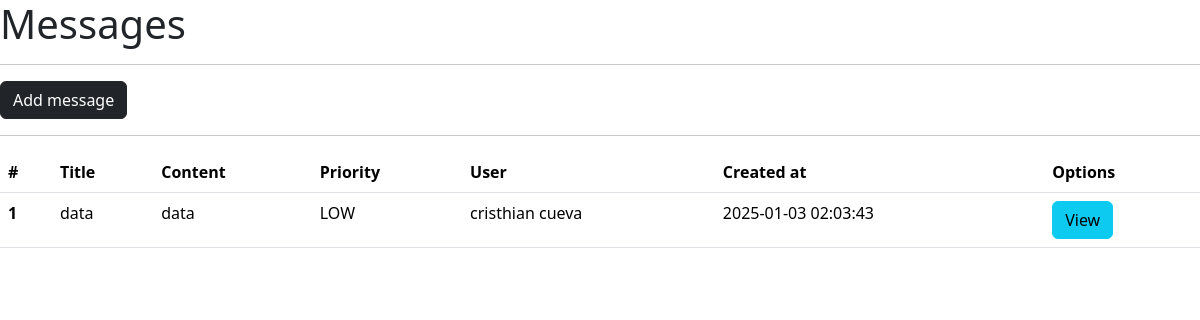
Screenshot of /messages/ with the database file from the repository.
### main.py (models this page shows, shortened)
class Message(db.Model):
    __tablename__ = "messages"
    id = db.Column(db.Integer, primary_key=True, autoincrement=True)
    title = db.Column(db.String(50))
    content = db.Column(db.Text)
    priority = db.Column(db.String(10)) # LOW,HIGH
    created_at = db.Column(db.DateTime(timezone=True), server_default=func.now())
    user_id = db.Column(db.Integer, db.ForeignKey("users.id"))
    user = db.relationship("User", backref="user")

class User(db.Model):
    __tablename__ = "users"
    id = db.Column(db.Integer, primary_key=True, autoincrement=True)
    first_name = db.Column(db.String(150))
    last_name = db.Column(db.String(150))
    age = db.Column(db.Integer)
    country = db.Column(db.String(10))
    city = db.Column(db.String(150))
    created_at = db.Column(db.DateTime(timezone=True), server_default=func.now())

### main.py (the view)
@app.route("/messages/")
def messages():
    data = Message.query.all()
    return render_template("messages.html", items=data)

### templates/messages.html (shortened to what this page needs)
<!doctype html>
<html lang="en">
  <head>
    <link href="https://cdn.jsdelivr.net/npm/bootstrap@5.3.3/dist/css/bootstrap.min.css" rel="stylesheet">
  </head>
  <body>
    <h1>Messages</h1>
    <hr>
    <a href="{{ url_for('messages_add') }}" class="btn btn-dark">Add message</a>
    <hr>
    <table class="table">
        <thead>
          <tr>
            <th scope="col">#</th>
            <th scope="col">Title</th>
            <th scope="col">Content</th>
            <th scope="col">Priority</th>
            <th scope="col">User</th>
            <th scope="col">Created at</th>
            <th scope="col">Options</th>
          </tr>
        </thead>
        <tbody>
          {% for item in items %}
          <tr>
            <th scope="row">{{ item.id }}</th>
            <td>{{ item.title }}</td>
            <td>{{ item.content }}</td>
            <td>{{ item.priority }}</td>
            <td>{{ item.user.first_name }} {{ item.user.last_name }}</td>
            <td>{{ item.created_at.strftime('%Y-%m-%d %H:%M:%S') }}</td>
            <td>
                <a href="{{ url_for('messages_by_id', id=item.id) }}" class="btn btn-info">View</a>
            </td>
          </tr>
          {% endfor %}
        </tbody>
      </table>
  </body>
</html>

### rows the page displays
Message: id "1", title "data", content "data", priority "LOW", user.first_name "cristhian", user.last_name "cueva", created_at "2025-01-03 02:03:43"
